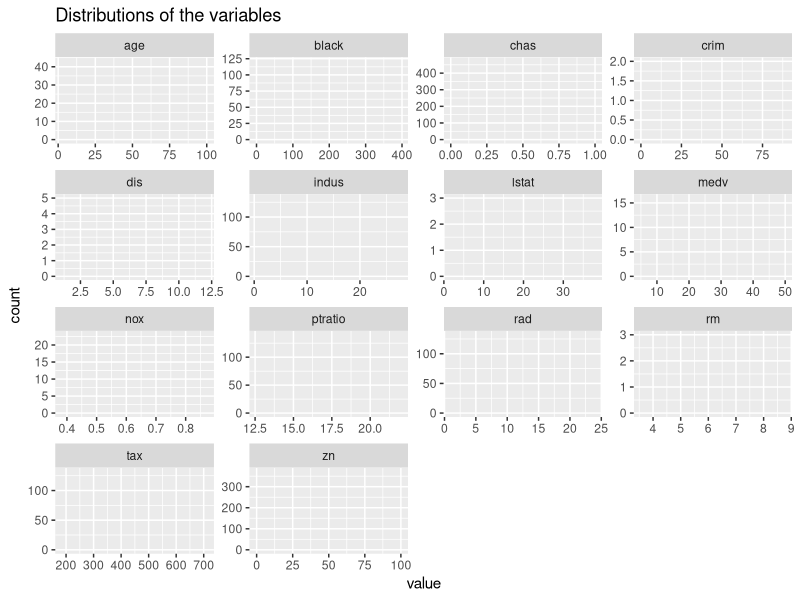
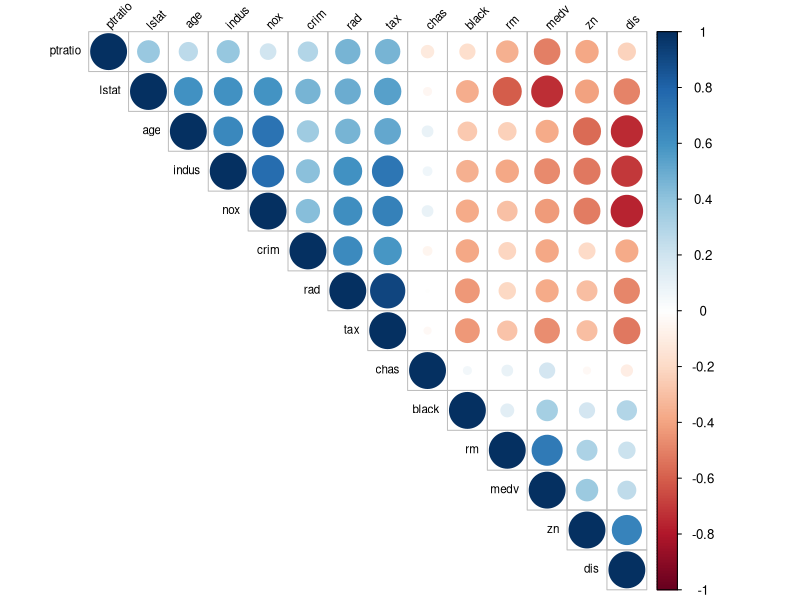
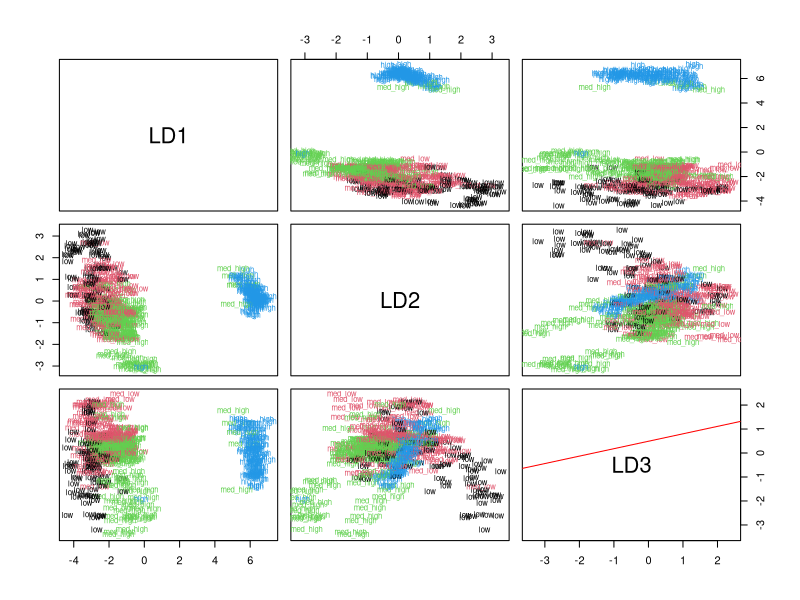
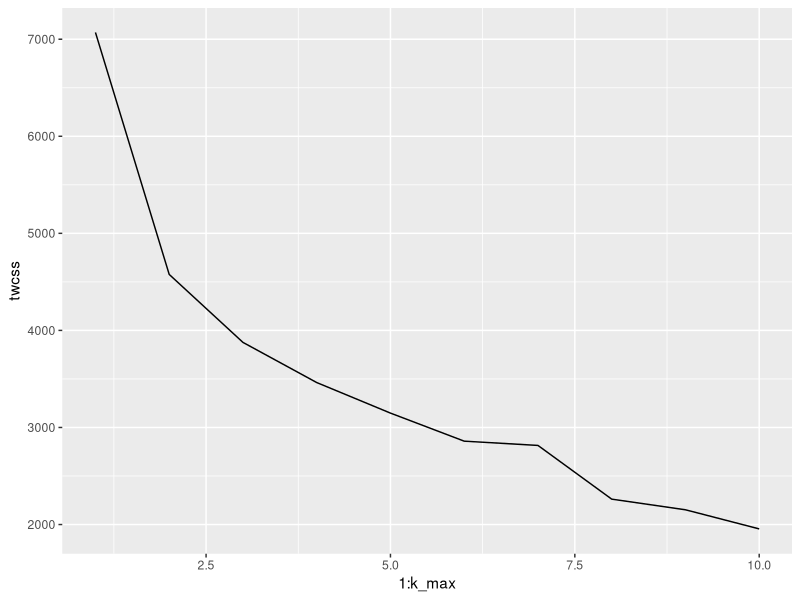
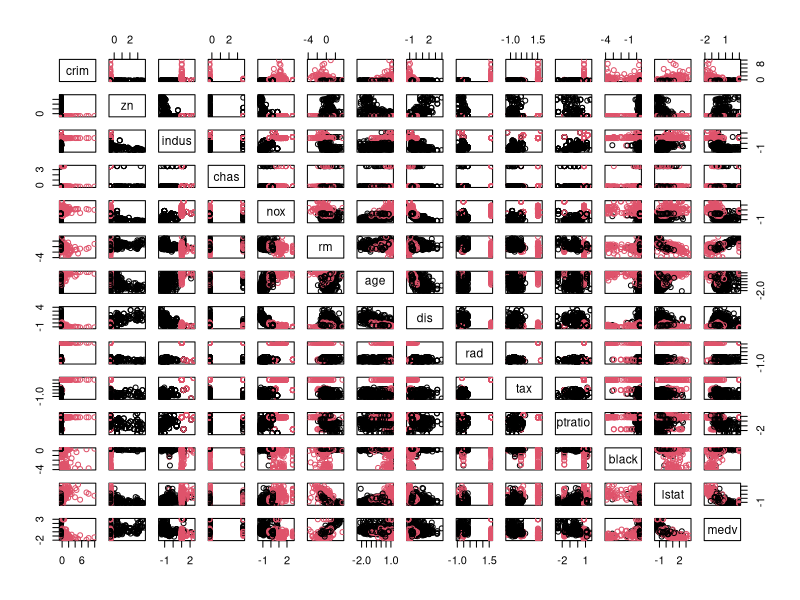

These figures' R source, in order:
## ---- chunk 1
library(MASS)
library(tidyr)
library(ggplot2)
library(corrplot)
library(dplyr)
library(GGally)
data("Boston")
## ---- chunk 2
str(Boston)

## ---- chunk 3
dim(Boston)
## ---- chunk 4
# draw a bar plot of each variable
gather(Boston) %>% ggplot(aes(value)) + geom_bar(aes()) + facet_wrap("key", scales = "free") + ggtitle("Distributions of the variables")
## ---- chunk 5
# calculate the correlation matrix and round it
cor_matrix<-cor(Boston) %>% round(2)

# visualize the correlation matrix
corrplot(cor_matrix, order = "hclust", addrect = 2, type = "upper",tl.col = "black", tl.srt = 45, tl.cex = 0.7)
## ---- chunk 6
summary(Boston)
## ---- chunk 7
#4
# center and standardize variables
boston_scaled <- scale(Boston)

# summaries of the scaled variables
summary(boston_scaled)

# change the object to data frame
boston_scaled <- as.data.frame(boston_scaled)
## ---- chunk 8
#4
# create a quantile vector of crim
bins <- quantile(boston_scaled$crim)

# create a categorical variable 'crime'
crime <- cut(boston_scaled$crim, breaks = bins, include.lowest = TRUE, labels = c("low", "med_low", "med_high", "high"))

# remove original crim from the dataset
boston_scaled <- dplyr::select(boston_scaled, -crim)

# add the new categorical value to scaled data
boston_scaled <- data.frame(boston_scaled, crime)
## ---- chunk 9
# number of rows in the Boston dataset 
n <- nrow(boston_scaled)

# choose randomly 80% of the rows
ind <- sample(n,  size = n * 0.8)

# create train set
train <- boston_scaled[ind,]

# create test set 
test <- boston_scaled[-ind,]


## ---- chunk 10
# 5
# linear discriminant analysis
lda.fit <- lda(crime ~ . , data = train)

# print the lda.fit object
lda.fit

# the function for lda biplot arrows
lda.arrows <- function(x, myscale = 1, arrow_heads = 0.1, color = "red", tex = 0.75, choices = c(1,2)){
  heads <- coef(x)
  arrows(x0 = 0, y0 = 0, 
         x1 = myscale * heads[,choices[1]], 
         y1 = myscale * heads[,choices[2]], col=color, length = arrow_heads)
  text(myscale * heads[,choices], labels = row.names(heads), 
       cex = tex, col=color, pos=3)
}

# target classes as numeric
classes <- as.numeric(train$crime)

# plot the lda results
plot(lda.fit, dimen=3, col=classes, pch=classes)
lda.arrows(lda.fit,myscale=1)
## ---- chunk 11
#6
# save the correct classes from test data
correct_classes <- test$crime

# remove the crime variable from test data
test <- dplyr::select(test, -crime)

# predict classes with test data
lda.pred <- predict(lda.fit, newdata = test)

# cross tabulate the results
table(correct = correct_classes , predicted = lda.pred$class)
## ---- chunk 12
#7
library(MASS)
data('Boston')

# center and standardize variables
boston_scaled <- scale(Boston)
# euclidean distance matrix
dist_eu <- dist(boston_scaled)

set.seed(123)

# determine the number of clusters
k_max <- 10

# calculate the total within sum of squares
twcss <- sapply(1:k_max, function(k){kmeans(boston_scaled, k)$tot.withinss})

# visualize the results
qplot(x = 1:k_max, y = twcss, geom = 'line')

# k-means clustering
km <-kmeans(boston_scaled, centers = 2)

# plot the Boston dataset with clusters
pairs(boston_scaled, col = km$cluster)
## ---- chunk 13
# look at the summary of the distances
summary(dist_eu)
## ---- chunk 14

